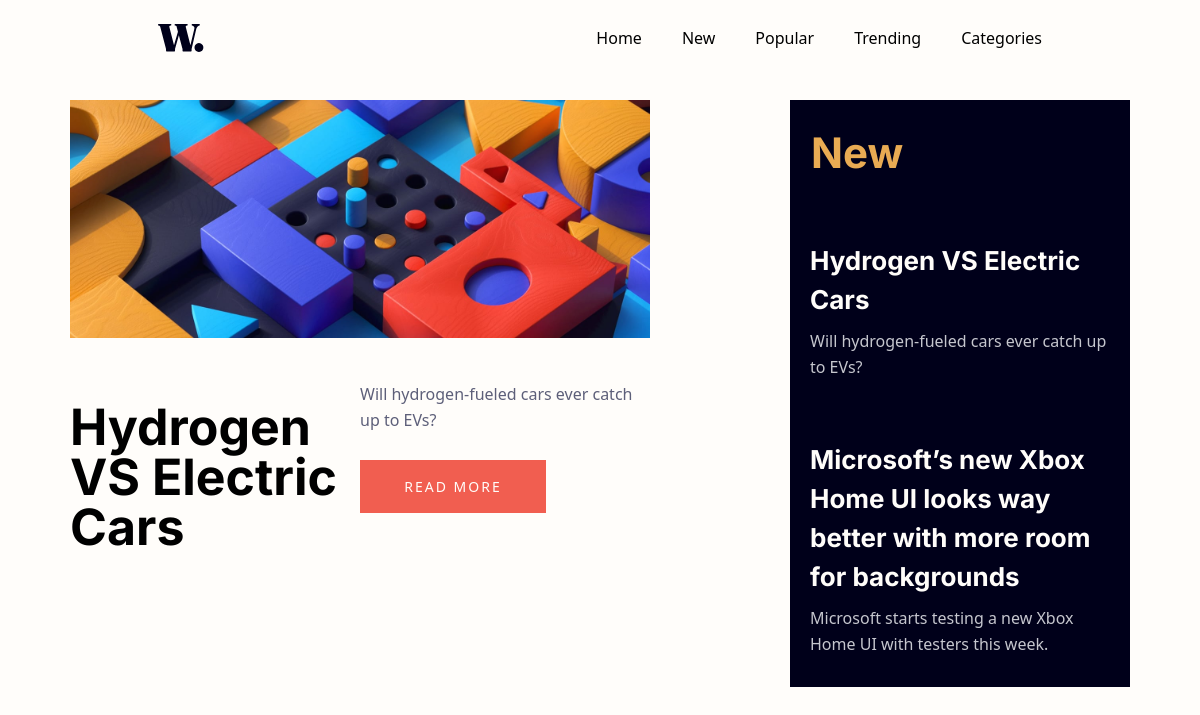
Page /listings/ on the earlier database version.
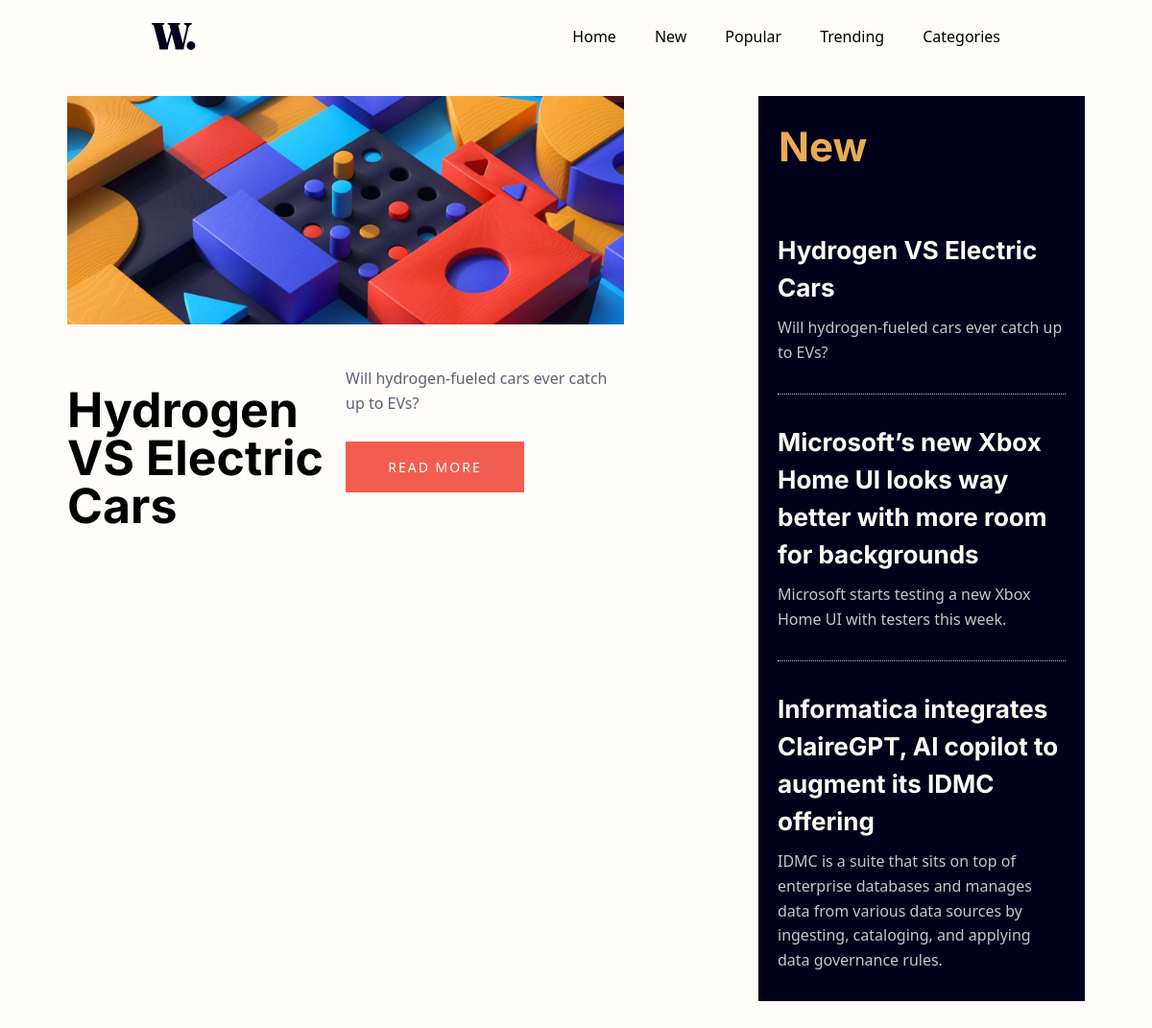
Same page on the later database version.
### listings/models.py (models this page shows, shortened)
class Listing(models.Model):
    title = models.CharField(max_length=150)
    subtitle = models.CharField(max_length=200)
    date = models.DateField(default=datetime.now)
    author = models.CharField(max_length=20)
    content = models.CharField(max_length=300)
    image = models.ImageField()
    viewCount = models.IntegerField(default=0,editable=False)# Upon creation the views will be 0

### listings/views.py (the view)
# urls.py: path('listings/', listing_list),
def listing_list(request) :
    listings = Listing.objects.all()
    context = {
        "listings" : listings
    }
    return render(request , "listings.html", context)

### core/templates/listings.html (shortened to what this page needs)
{% extends 'core/index.html' %}

### core/templates/core/index.html (shortened to what this page needs)
{% extends 'core/base.html' %}
{% load static %}
{% block hero %}
<section class="section hero" aria-label="home">
    <div class="container">
      {% for listing in listings|slice:":1"  %}
      <div class="hero-banner">
        <figure class="img-holder desktop" style="--width : 300; --height:600;">
          <img src="{% static 'assets/images/image-web-3-desktop.jpg' %}" width="300" height="600" alt="hero-banner" class="img-cover">
        </figure>
      </div>
      <div class="hero-content">
        <h1 class="h1 hero-title">
          {{listing.title}}
        </h1>
        <div class="wrapper">
            <p class="hero-subtext">
              {{listing.subtitle}}
            </p>
            <a href="/listings/{{ listing.id }}/" class="btn btn-primary">Read more</a>
        </div>
        {% endfor %}
      </div>
    </div>
</section>
{% endblock hero %}
{% block new %}
<section class="section new" aria-labelledby="new-label">
    <div class="container">
      <div class="new-wrapper">
        <h2 class="h2 section-title">New</h2>
        <ul class="grid-list">
            {% for listing in listings %}
          <li>
            <div class="new-card">
              <a href="/listings/{{ listing.id }}/" class="h4 card-title">{{listing.title}}</a>
              <p class="card-subtext">
                {{listing.subtitle}}
              </p>
            </div>
          </li>
            {% endfor %}
        </ul>
      </div>
    </div>
</section>
{% endblock new%}

Differences in the rows shown:
added Listing: title "Informatica integrates ClaireGPT, AI copilot to augment its IDMC offering", subtitle "IDMC is a suite that sits on top of enterprise databases and manages data from various data sources by ingesting, cataloging, and applying data governance rules.", shown under "New"
